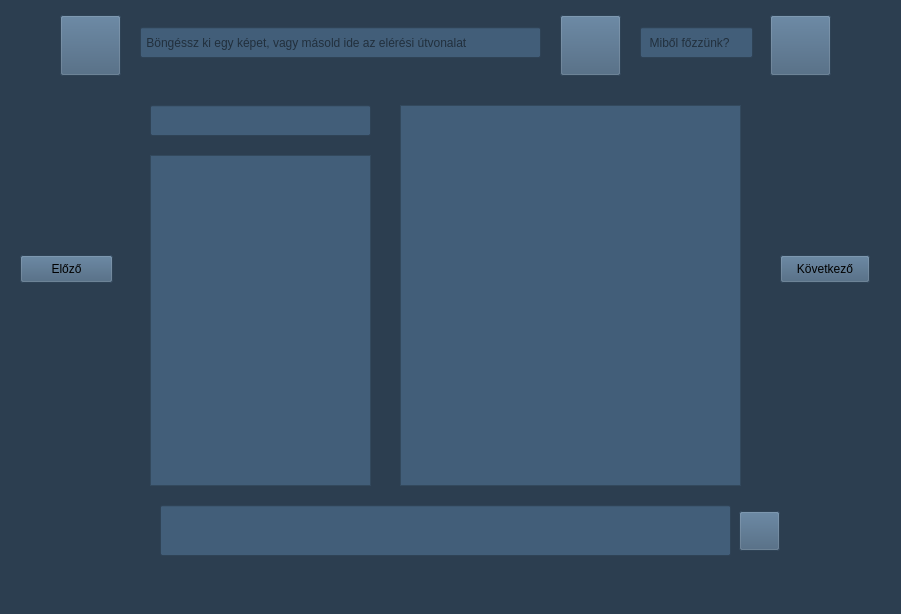
<?xml version="1.0" encoding="UTF-8"?>
<ui version="4.0">
 <class>MainWindow</class>
 <widget class="QMainWindow" name="MainWindow">
  <property name="geometry">
   <rect>
    <x>0</x>
    <y>0</y>
    <width>901</width>
    <height>614</height>
   </rect>
  </property>
  <property name="palette">
   <palette>
    <active>
     <colorrole role="Button">
      <brush brushstyle="SolidPattern">
       <color alpha="255">
        <red>44</red>
        <green>62</green>
        <blue>80</blue>
       </color>
      </brush>
     </colorrole>
     <colorrole role="Light">
      <brush brushstyle="SolidPattern">
       <color alpha="255">
        <red>52</red>
        <green>73</green>
        <blue>94</blue>
       </color>
      </brush>
     </colorrole>
     <colorrole role="Midlight">
      <brush brushstyle="SolidPattern">
       <color alpha="255">
        <red>149</red>
        <green>165</green>
        <blue>166</blue>
       </color>
      </brush>
     </colorrole>
     <colorrole role="Base">
      <brush brushstyle="SolidPattern">
       <color alpha="255">
        <red>44</red>
        <green>62</green>
        <blue>80</blue>
       </color>
      </brush>
     </colorrole>
     <colorrole role="Window">
      <brush brushstyle="SolidPattern">
       <color alpha="255">
        <red>44</red>
        <green>62</green>
        <blue>80</blue>
       </color>
      </brush>
     </colorrole>
    </active>
    <inactive>
     <colorrole role="Button">
      <brush brushstyle="SolidPattern">
       <color alpha="255">
        <red>44</red>
        <green>62</green>
        <blue>80</blue>
       </color>
      </brush>
     </colorrole>
     <colorrole role="Light">
      <brush brushstyle="SolidPattern">
       <color alpha="255">
        <red>52</red>
        <green>73</green>
        <blue>94</blue>
       </color>
      </brush>
     </colorrole>
     <colorrole role="Midlight">
      <brush brushstyle="SolidPattern">
       <color alpha="255">
        <red>149</red>
        <green>165</green>
        <blue>166</blue>
       </color>
      </brush>
     </colorrole>
     <colorrole role="Base">
      <brush brushstyle="SolidPattern">
       <color alpha="255">
        <red>44</red>
        <green>62</green>
        <blue>80</blue>
       </color>
      </brush>
     </colorrole>
     <colorrole role="Window">
      <brush brushstyle="SolidPattern">
       <color alpha="255">
        <red>44</red>
        <green>62</green>
        <blue>80</blue>
       </color>
      </brush>
     </colorrole>
    </inactive>
    <disabled>
     <colorrole role="Button">
      <brush brushstyle="SolidPattern">
       <color alpha="255">
        <red>44</red>
        <green>62</green>
        <blue>80</blue>
       </color>
      </brush>
     </colorrole>
     <colorrole role="Light">
      <brush brushstyle="SolidPattern">
       <color alpha="255">
        <red>52</red>
        <green>73</green>
        <blue>94</blue>
       </color>
      </brush>
     </colorrole>
     <colorrole role="Midlight">
      <brush brushstyle="SolidPattern">
       <color alpha="255">
        <red>149</red>
        <green>165</green>
        <blue>166</blue>
       </color>
      </brush>
     </colorrole>
     <colorrole role="Base">
      <brush brushstyle="SolidPattern">
       <color alpha="255">
        <red>44</red>
        <green>62</green>
        <blue>80</blue>
       </color>
      </brush>
     </colorrole>
     <colorrole role="Window">
      <brush brushstyle="SolidPattern">
       <color alpha="255">
        <red>44</red>
        <green>62</green>
        <blue>80</blue>
       </color>
      </brush>
     </colorrole>
    </disabled>
   </palette>
  </property>
  <property name="windowTitle">
   <string>MainWindow</string>
  </property>
  <property name="styleSheet">
   <string notr="true">background-color: rgb(44, 62, 80);</string>
  </property>
  <widget class="QWidget" name="centralwidget">
   <widget class="QPushButton" name="browse">
    <property name="geometry">
     <rect>
      <x>60</x>
      <y>15</y>
      <width>61</width>
      <height>61</height>
     </rect>
    </property>
    <property name="styleSheet">
     <string notr="true">background-color: rgb(66, 94, 121);
image: url(:/.png/files.png);</string>
    </property>
    <property name="text">
     <string/>
    </property>
   </widget>
   <widget class="QLineEdit" name="filename">
    <property name="geometry">
     <rect>
      <x>140</x>
      <y>27</y>
      <width>401</width>
      <height>31</height>
     </rect>
    </property>
    <property name="styleSheet">
     <string notr="true">background-color: rgb(66, 94, 121);
gridline-color: rgb(44, 62, 80);
border-color: rgb(44, 62, 80);</string>
    </property>
    <property name="text">
     <string/>
    </property>
    <property name="placeholderText">
     <string> Böngéssz ki egy képet, vagy másold ide az elérési útvonalat</string>
    </property>
   </widget>
   <widget class="QPushButton" name="analyze">
    <property name="geometry">
     <rect>
      <x>560</x>
      <y>15</y>
      <width>61</width>
      <height>61</height>
     </rect>
    </property>
    <property name="styleSheet">
     <string notr="true">background-color: rgb(66, 94, 121);
image: url(:/.png/start.png);</string>
    </property>
    <property name="text">
     <string/>
    </property>
   </widget>
   <widget class="QLineEdit" name="tips">
    <property name="geometry">
     <rect>
      <x>160</x>
      <y>505</y>
      <width>571</width>
      <height>51</height>
     </rect>
    </property>
    <property name="styleSheet">
     <string notr="true">background-color: rgb(66, 94, 121);</string>
    </property>
   </widget>
   <widget class="QPushButton" name="scrollTips">
    <property name="geometry">
     <rect>
      <x>739</x>
      <y>511</y>
      <width>41</width>
      <height>40</height>
     </rect>
    </property>
    <property name="styleSheet">
     <string notr="true">background-color: rgb(66, 94, 121);
image: url(:/.png/arrow.png);</string>
    </property>
    <property name="text">
     <string/>
    </property>
   </widget>
   <widget class="QLineEdit" name="scannedObject">
    <property name="geometry">
     <rect>
      <x>640</x>
      <y>27</y>
      <width>113</width>
      <height>31</height>
     </rect>
    </property>
    <property name="styleSheet">
     <string notr="true">background-color: rgb(66, 94, 121);</string>
    </property>
    <property name="readOnly">
     <bool>true</bool>
    </property>
    <property name="placeholderText">
     <string>  Miből főzzünk?</string>
    </property>
   </widget>
   <widget class="QLineEdit" name="recipeTitle">
    <property name="geometry">
     <rect>
      <x>150</x>
      <y>105</y>
      <width>221</width>
      <height>31</height>
     </rect>
    </property>
    <property name="styleSheet">
     <string notr="true">background-color: rgb(66, 94, 121);
</string>
    </property>
    <property name="readOnly">
     <bool>true</bool>
    </property>
   </widget>
   <widget class="QTextEdit" name="instructions">
    <property name="geometry">
     <rect>
      <x>400</x>
      <y>105</y>
      <width>341</width>
      <height>381</height>
     </rect>
    </property>
    <property name="styleSheet">
     <string notr="true">background-color: rgb(66, 94, 121);
</string>
    </property>
    <property name="readOnly">
     <bool>true</bool>
    </property>
   </widget>
   <widget class="QTextEdit" name="ingredients">
    <property name="geometry">
     <rect>
      <x>150</x>
      <y>155</y>
      <width>221</width>
      <height>331</height>
     </rect>
    </property>
    <property name="styleSheet">
     <string notr="true">background-color: rgb(66, 94, 121);
</string>
    </property>
    <property name="readOnly">
     <bool>true</bool>
    </property>
   </widget>
   <widget class="QPushButton" name="nextRecipe">
    <property name="geometry">
     <rect>
      <x>780</x>
      <y>255</y>
      <width>90</width>
      <height>28</height>
     </rect>
    </property>
    <property name="styleSheet">
     <string notr="true">background-color: rgb(66, 94, 121);
</string>
    </property>
    <property name="text">
     <string>Következő</string>
    </property>
   </widget>
   <widget class="QPushButton" name="prevRecipe">
    <property name="geometry">
     <rect>
      <x>20</x>
      <y>255</y>
      <width>93</width>
      <height>28</height>
     </rect>
    </property>
    <property name="styleSheet">
     <string notr="true">background-color: rgb(66, 94, 121);
</string>
    </property>
    <property name="text">
     <string>Előző</string>
    </property>
   </widget>
   <widget class="QPushButton" name="showRecipe">
    <property name="geometry">
     <rect>
      <x>770</x>
      <y>15</y>
      <width>61</width>
      <height>61</height>
     </rect>
    </property>
    <property name="styleSheet">
     <string notr="true">background-color: rgb(66, 94, 121);
image: url(:/.png/3448102.png);</string>
    </property>
    <property name="text">
     <string/>
    </property>
   </widget>
  </widget>
  <widget class="QMenuBar" name="menubar">
   <property name="geometry">
    <rect>
     <x>0</x>
     <y>0</y>
     <width>901</width>
     <height>26</height>
    </rect>
   </property>
  </widget>
  <widget class="QStatusBar" name="statusbar"/>
 </widget>
 <resources>
  <include location="resources/images/res.qrc"/>
 </resources>
 <connections/>
</ui>
